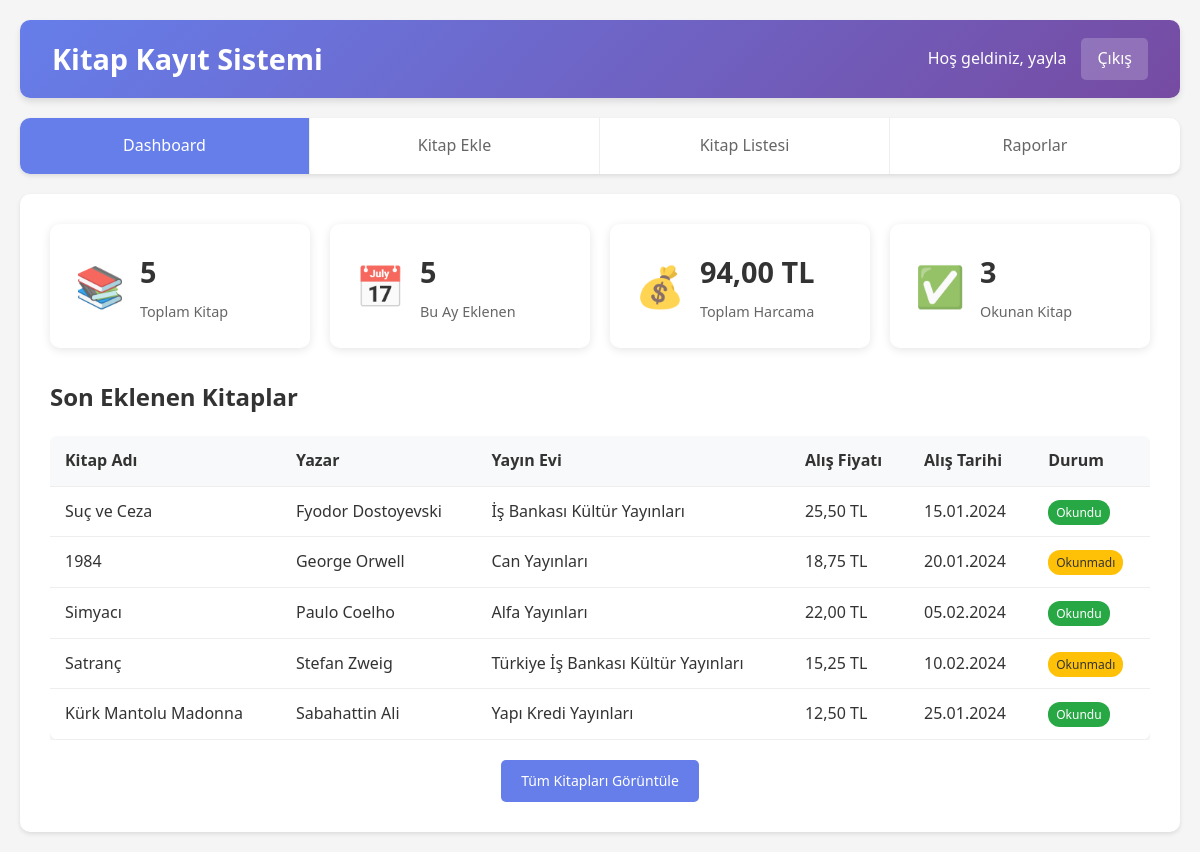
The app's page /pages/dashboard.php (signed in) with its own data.
### tables this page shows
CREATE TABLE IF NOT EXISTS kitaplar (
    id INT AUTO_INCREMENT PRIMARY KEY,
    kitap_adi VARCHAR(255) NOT NULL,
    kitap_yazari VARCHAR(255) NOT NULL,
    yayin_evi VARCHAR(255) NOT NULL,
    alis_fiyati DECIMAL(10,2) NOT NULL,
    alis_tarihi DATE NOT NULL,
    okuma_tarihi DATE NULL,
    kayit_tarihi TIMESTAMP DEFAULT CURRENT_TIMESTAMP,
    guncelleme_tarihi TIMESTAMP DEFAULT CURRENT_TIMESTAMP ON UPDATE CURRENT_TIMESTAMP,
    INDEX idx_kitap_adi (kitap_adi),
    INDEX idx_yazar (kitap_yazari),
    INDEX idx_yayin_evi (yayin_evi),
    INDEX idx_alis_tarihi (alis_tarihi),
    INDEX idx_okuma_tarihi (okuma_tarihi)
);

### includes/auth.php (called while the page is built, shortened)
<?php
function getAdminUsername() {
    return $_SESSION['admin_username'] ?? 'Admin';
}
?>

### includes/functions.php (called while the page is built, shortened)
<?php
function getAllBooks($limit = null, $offset = 0, $search = '') {
    try {
        $db = getDB();
        $sql = "SELECT * FROM kitaplar";
        $sql .= " ORDER BY kayit_tarihi DESC";
        if ($limit) {
            $sql .= " LIMIT :limit OFFSET :offset";
        }
        $stmt = $db->prepare($sql);
        if ($limit) {
            $stmt->bindParam(':limit', $limit, PDO::PARAM_INT);
            $stmt->bindParam(':offset', $offset, PDO::PARAM_INT);
        }
        $stmt->execute();
        return $stmt->fetchAll();
    } catch(PDOException $e) {
        error_log("Kitap listeleme hatası: " . $e->getMessage());
        return [];
    }
}
function formatDate($date, $format = 'd.m.Y') {
    return date($format, strtotime($date));
}
function formatPrice($price) {
    return number_format($price, 2, ',', '.') . ' TL';
}
?>

### pages/dashboard.php (the view, shortened to what this page needs)
<?php
require_once '../includes/auth.php';
require_once '../includes/functions.php';
try {
    $db = getDB();
    $stmt = $db->query("SELECT COUNT(*) as total FROM kitaplar");
    $totalBooks = $stmt->fetch()['total'];
    $stmt = $db->query("SELECT COUNT(*) as total FROM kitaplar WHERE MONTH(kayit_tarihi) = MONTH(CURRENT_DATE()) AND YEAR(kayit_tarihi) = YEAR(CURRENT_DATE())");
    $thisMonthBooks = $stmt->fetch()['total'];
    $stmt = $db->query("SELECT SUM(alis_fiyati) as total FROM kitaplar");
    $totalSpent = $stmt->fetch()['total'] ?? 0;
    $stmt = $db->query("SELECT COUNT(*) as total FROM kitaplar WHERE okuma_tarihi IS NOT NULL");
    $readBooks = $stmt->fetch()['total'];
    $recentBooks = getAllBooks(5);
} catch(Exception $e) {
    $totalBooks = $thisMonthBooks = $totalSpent = $readBooks = 0;
    $recentBooks = [];
}
?>
<!DOCTYPE html>
<html lang="tr">
<head>
    <link rel="stylesheet" href="../assets/css/style.css">
</head>
<body>
    <div class="container">
        <header class="header">
            <h1>Kitap Kayıt Sistemi</h1>
            <div class="user-info">
                <span>Hoş geldiniz, <?php echo htmlspecialchars(getAdminUsername()); ?></span>
                <a href="?logout=1" class="logout-btn">Çıkış</a>
            </div>
        </header>
        <nav class="navigation">
            <ul>
                <li><a href="dashboard.php" class="active">Dashboard</a></li>
                <li><a href="add_book.php">Kitap Ekle</a></li>
                <li><a href="list_books.php">Kitap Listesi</a></li>
                <li><a href="reports.php">Raporlar</a></li>
            </ul>
        </nav>
        <main class="main-content">
            <div class="stats-grid">
                <div class="stat-card">
                    <div class="stat-icon">📚</div>
                    <div class="stat-info">
                        <h3><?php echo $totalBooks; ?></h3>
                        <p>Toplam Kitap</p>
                    </div>
                </div>
                <div class="stat-card">
                    <div class="stat-icon">📅</div>
                    <div class="stat-info">
                        <h3><?php echo $thisMonthBooks; ?></h3>
                        <p>Bu Ay Eklenen</p>
                    </div>
                </div>
                <div class="stat-card">
                    <div class="stat-icon">💰</div>
                    <div class="stat-info">
                        <h3><?php echo formatPrice($totalSpent); ?></h3>
                        <p>Toplam Harcama</p>
                    </div>
                </div>
                <div class="stat-card">
                    <div class="stat-icon">✅</div>
                    <div class="stat-info">
                        <h3><?php echo $readBooks; ?></h3>
                        <p>Okunan Kitap</p>
                    </div>
                </div>
            </div>
            <div class="recent-books">
                <h2>Son Eklenen Kitaplar</h2>
                <?php if (!empty($recentBooks)): ?>
                    <div class="table-responsive">
                        <table class="data-table">
                            <thead>
                                <tr>
                                    <th>Kitap Adı</th>
                                    <th>Yazar</th>
                                    <th>Yayın Evi</th>
                                    <th>Alış Fiyatı</th>
                                    <th>Alış Tarihi</th>
                                    <th>Durum</th>
                                </tr>
                            </thead>
                            <tbody>
                                <?php foreach ($recentBooks as $book): ?>
                                    <tr>
                                        <td><?php echo htmlspecialchars($book['kitap_adi']); ?></td>
                                        <td><?php echo htmlspecialchars($book['kitap_yazari']); ?></td>
                                        <td><?php echo htmlspecialchars($book['yayin_evi']); ?></td>
                                        <td><?php echo formatPrice($book['alis_fiyati']); ?></td>
                                        <td><?php echo formatDate($book['alis_tarihi']); ?></td>
                                        <td>
                                            <?php if ($book['okuma_tarihi']): ?>
                                                <span class="status-read">Okundu</span>
                                            <?php else: ?>
                                                <span class="status-unread">Okunmadı</span>
                                            <?php endif; ?>
                                        </td>
                                    </tr>
                                <?php endforeach; ?>
                            </tbody>
                        </table>
                    </div>
                    <div class="text-center">
                        <a href="list_books.php" class="btn btn-primary">Tüm Kitapları Görüntüle</a>
                    </div>
                <?php endif; ?>
            </div>
        </main>
    </div>
</body>
</html>

### assets/css/style.css (style rules this page uses)
* { margin: 0; padding: 0; box-sizing: border-box; }
body { font-family: 'Segoe UI', Tahoma, Geneva, Verdana, sans-serif; line-height: 1.6; color: #333; background-color: #f5f5f5; }
.container { max-width: 1200px; margin: 0 auto; padding: 20px; }
.header { background: linear-gradient(135deg, #667eea 0%, #764ba2 100%); color: white; padding: 1rem 2rem; border-radius: 10px; margin-bottom: 20px; display: flex; justify-content: space-between; align-items: center; box-shadow: 0 4px 6px rgba(0, 0, 0, 0.1); }
.header h1 { font-size: 1.8rem; font-weight: 600; }
.user-info { display: flex; align-items: center; gap: 15px; }
.logout-btn { background: rgba(255, 255, 255, 0.2); color: white; padding: 8px 16px; text-decoration: none; border-radius: 5px; transition: background 0.3s; }
.navigation { background: white; border-radius: 10px; margin-bottom: 20px; box-shadow: 0 2px 4px rgba(0, 0, 0, 0.1); overflow: hidden; }
.navigation ul { list-style: none; display: flex; margin: 0; padding: 0; }
.navigation li { flex: 1; }
.navigation a { display: block; padding: 15px 20px; text-decoration: none; color: #666; text-align: center; transition: all 0.3s; border-right: 1px solid #eee; }
.navigation a:hover, .navigation a.active { background: #667eea; color: white; }
.navigation li:last-child a { border-right: none; }
.main-content { background: white; border-radius: 10px; padding: 30px; box-shadow: 0 2px 4px rgba(0, 0, 0, 0.1); min-height: 500px; }
.btn { display: inline-block; padding: 10px 20px; background: #667eea; color: white; text-decoration: none; border-radius: 5px; border: none; cursor: pointer; font-size: 14px; transition: all 0.3s; text-align: center; }
.btn-primary { background: #667eea; }
.stats-grid { display: grid; grid-template-columns: repeat(auto-fit, minmax(250px, 1fr)); gap: 20px; margin-bottom: 30px; }
.stat-card { background: white; padding: 25px; border-radius: 10px; box-shadow: 0 2px 10px rgba(0, 0, 0, 0.1); display: flex; align-items: center; gap: 15px; transition: transform 0.3s; }
.stat-icon { font-size: 2.5rem; opacity: 0.8; }
.stat-info h3 { font-size: 1.8rem; color: #333; margin-bottom: 5px; }
.stat-info p { color: #666; font-size: 0.9rem; }
.table-responsive { overflow-x: auto; margin-bottom: 20px; }
.data-table { width: 100%; border-collapse: collapse; background: white; border-radius: 8px; overflow: hidden; box-shadow: 0 2px 4px rgba(0, 0, 0, 0.1); }
.data-table th, .data-table td { padding: 12px 15px; text-align: left; border-bottom: 1px solid #eee; }
.data-table th { background: #f8f9fa; font-weight: 600; color: #333; }
.status-read { background: #28a745; color: white; padding: 4px 8px; border-radius: 12px; font-size: 12px; font-weight: 500; }
.status-unread { background: #ffc107; color: #333; padding: 4px 8px; border-radius: 12px; font-size: 12px; font-weight: 500; }
.recent-books { margin-top: 30px; }
.recent-books h2 { margin-bottom: 20px; color: #333; font-size: 1.5rem; }
.text-center { text-align: center; margin-top: 20px; }

### records on screen
kitaplar: kitap_adi "Suç ve Ceza", kitap_yazari "Fyodor Dostoyevski", yayin_evi "İş Bankası Kültür Yayınları", alis_fiyati "25,50 TL", alis_tarihi "15.01.2024", okuma_tarihi "Okundu"
kitaplar: kitap_adi "1984", kitap_yazari "George Orwell", yayin_evi "Can Yayınları", alis_fiyati "18,75 TL", alis_tarihi "20.01.2024", shows "Okunmadı"
kitaplar: kitap_adi "Simyacı", kitap_yazari "Paulo Coelho", yayin_evi "Alfa Yayınları", alis_fiyati "22,00 TL", alis_tarihi "05.02.2024", okuma_tarihi "Okundu"
kitaplar: kitap_adi "Satranç", kitap_yazari "Stefan Zweig", yayin_evi "Türkiye İş Bankası Kültür Yayınları", alis_fiyati "15,25 TL", alis_tarihi "10.02.2024", shows "Okunmadı"
kitaplar: kitap_adi "Kürk Mantolu Madonna", kitap_yazari "Sabahattin Ali", yayin_evi "Yapı Kredi Yayınları", alis_fiyati "12,50 TL", alis_tarihi "25.01.2024", okuma_tarihi "Okundu"

### other values on screen
getAdminUsername() "yayla"
$totalBooks "5"
$thisMonthBooks "5"
formatPrice($totalSpent) "94,00 TL"
$readBooks "3"
